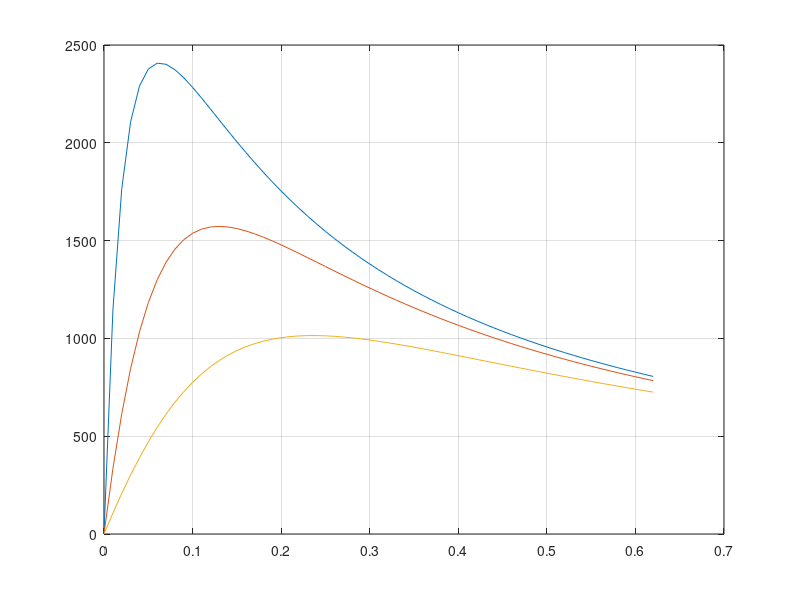

Reproduce this figure in MATLAB.
clear
clc
format compact

f = 1.e3;
w = 2*pi*f;

Vs1m = 15;
fi_of_Vs1_deg = -30;
fi_of_Vs1_rad = fi_of_Vs1_deg / 180 * pi;
Vs1m_cpx = Vs1m * exp(j*fi_of_Vs1_rad)

Is2m = 3;
fi_of_Is2_deg = 45;
fi_of_Is2_rad = fi_of_Is2_deg / 180 * pi;
Is2m_cpx = Is2m * exp(j*fi_of_Is2_rad)

R1 = 3;
C1 = 20.e-6; C2 = 50.e-6;
L1 = 10.e-3; L3 = 20.e-3;
Rload = 50;

ZR1_cpx = R1;
XC1 = -1/(w*C1);
ZC1_cpx = j*XC1;
XC2 = -1/(w*C2);
ZC2_cpx = j*XC2;
XL1 = w*L1;
ZL1_cpx = j*XL1;
XL3 = w*L3;
ZL3_cpx = j*XL3;
ZRload_cpx = Rload;

% Mesh method:

Z_cpx = [ (ZR1_cpx + ZC1_cpx + ZL1_cpx) -(ZC1_cpx)
                             -(ZC1_cpx)  (ZC1_cpx+ZC2_cpx+ZL3_cpx+ZRload_cpx)]
Vm_cpx = [ Vs1m_cpx ; -Is2m_cpx*(ZL3_cpx+ZRload_cpx)]

Imeshm_cpx = Z_cpx \ Vm_cpx

IRloadm_cpx = Imeshm_cpx(2) + Is2m_cpx
VRloadm_cpx = ZRload_cpx * IRloadm_cpx

IRloadm = abs(IRloadm_cpx)
fi_of_IRload_deg = angle(IRloadm_cpx) / pi * 180

VRloadm = abs(VRloadm_cpx)
fi_of_VRload_deg = angle(VRloadm_cpx) / pi * 180

% Nodal analysis
V3m_cpx = 0;

YL1R1_cpx = 1 / (ZR1_cpx + ZL1_cpx)
YC1_cpx = 1 / ZC1_cpx
YC2_cpx = 1 / ZC2_cpx
YL3Rload_cpx = 1 / (ZL3_cpx + ZRload_cpx)

Y_cpx = [(YL1R1_cpx + YC1_cpx + YC2_cpx) -(YC2_cpx)
                              -(YC2_cpx)  (YC2_cpx + YL3Rload_cpx)]

Im_cpx = [ Vs1m_cpx * YL1R1_cpx  ;  Is2m_cpx ]

Vnodesm_cpx = Y_cpx \ Im_cpx

V2m_cpx = Vnodesm_cpx(2);

IRloadm_cpx = (V2m_cpx - V3m_cpx) / (ZL3_cpx + ZRload_cpx)
VRloadm_cpx = ZRload_cpx * IRloadm_cpx

% Thevenin's and Norton's theorems
% Thevenin's
V3m_cpx = 0;
%ZRload_cpx_TT = 1.e9;

YL1R1_cpx = 1 / (ZR1_cpx + ZL1_cpx)
YC1_cpx = 1 / ZC1_cpx
YC2_cpx = 1 / ZC2_cpx
%YL3Rload_cpx_TT = 1 / (ZL3_cpx + ZRload_cpx_TT)
YL3Rload_cpx_TT = 0;

Y_cpx = [(YL1R1_cpx + YC1_cpx + YC2_cpx) -(YC2_cpx)
                              -(YC2_cpx)  (YC2_cpx + YL3Rload_cpx_TT)]

Im_cpx = [ Vs1m_cpx * YL1R1_cpx  ;  Is2m_cpx ]

Vnodesm_cpx = Y_cpx \ Im_cpx

V2m_cpx = Vnodesm_cpx(2);

Vmm_cpx = V2m_cpx
Vnm_cpx = V3m_cpx
Vmnocm_cpx = Vmm_cpx - Vnm_cpx
Vstm_cpx = Vmnocm_cpx

Vstm = abs(Vstm_cpx)
fi_of_Vst_deg = angle(Vstm_cpx) / pi * 180

% Norton's
ZRload_cpx_NT = 0;
Z_cpx = [ (ZR1_cpx + ZC1_cpx + ZL1_cpx) -(ZC1_cpx)
                             -(ZC1_cpx)  (ZC1_cpx+ZC2_cpx+ZL3_cpx+ZRload_cpx_NT)]
Vm_cpx = [ Vs1m_cpx ; -Is2m_cpx*(ZL3_cpx+ZRload_cpx_NT)]

Imeshm_cpx = Z_cpx \ Vm_cpx

Imnscm_cpx = Imeshm_cpx(2) + Is2m_cpx
Isnm_cpx = Imnscm_cpx

Isnm = abs(Isnm_cpx)
fi_of_Isn_deg = angle(Isnm_cpx) / pi * 180


% Zt_cpx and Zn_cpx
Zeq1_cpx = ZR1_cpx + ZL1_cpx
Zeq2_cpx = Zeq1_cpx * ZC1_cpx / (Zeq1_cpx + ZC1_cpx)
Zeq_cpx = Zeq2_cpx + ZC2_cpx + ZL3_cpx
Zt = Zeq_cpx
Zt = Vstm_cpx / Isnm_cpx

Rt = real(Zt)
Xt = imag(Zt)
if Xt > 0
  Lt = Xt / w
  Cload_eq = 1 / (Xt * w)
else
  Ct = abs(1 / (Xt * w))
  Lload_eq = abs(Xt / w)
end

% simulation of powers
%Rload_ = Rload
Rload_ = Rt*0.001 : 0.01 : Rt*10;
Cload_ = Cload_eq
Xload_ = -1 / (w * Cload_)
Zload_cpx_ = Rload_ + j*Xload_;

Rsource = Rt
Lsource = Lt
Xsource = w * Lsource
Zsource_cpx = Rsource + j*Xsource

Iload_ttm_cpx = Vstm_cpx./(Zsource_cpx + Zload_cpx_);
VRload_ttm_cpx = Rload_.*Iload_ttm_cpx;
SRload_tt_cpx = 1/2 * VRload_ttm_cpx.*conj(Iload_ttm_cpx);
PRload_tt_cpx = real(SRload_tt_cpx);

plot(Rload_, PRload_tt_cpx), grid on, hold on

Cload_ = 0.999*Cload_eq
Xload_ = -1 / (w * Cload_)
Zload_cpx_ = Rload_ + j*Xload_;

Iload_ttm_cpx = Vstm_cpx./(Zsource_cpx + Zload_cpx_);
VRload_ttm_cpx = Rload_.*Iload_ttm_cpx;
SRload_tt_cpx = 1/2 * VRload_ttm_cpx.*conj(Iload_ttm_cpx);
PRload_tt_cpx = real(SRload_tt_cpx);

plot(Rload_, PRload_tt_cpx), hold on

Cload_ = 0.998*Cload_eq
Xload_ = -1 / (w * Cload_)
Zload_cpx_ = Rload_ + j*Xload_;

Iload_ttm_cpx = Vstm_cpx./(Zsource_cpx + Zload_cpx_);
VRload_ttm_cpx = Rload_.*Iload_ttm_cpx;
SRload_tt_cpx = 1/2 * VRload_ttm_cpx.*conj(Iload_ttm_cpx);
PRload_tt_cpx = real(SRload_tt_cpx);

plot(Rload_, PRload_tt_cpx), hold on
